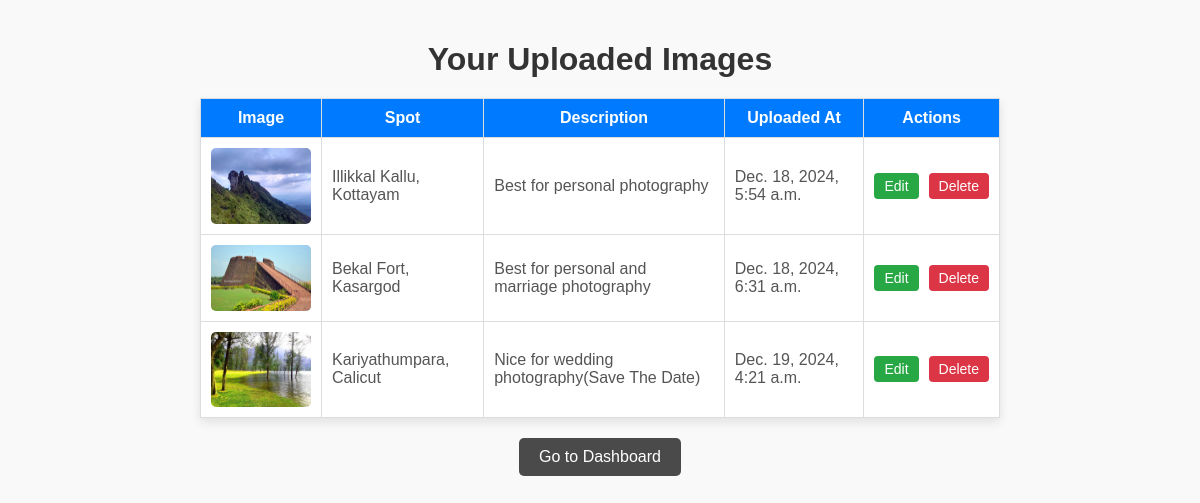
The app's page /view_images/ (signed in) with its own data.
### pixconnectapp/models.py (models this page shows, shortened)
class PhotographyImages(models.Model):
    photographer = models.ForeignKey(PhotomanDetails, on_delete=models.CASCADE, related_name='working_images')
    image = models.ImageField(upload_to='working_images/')
    spot = models.CharField(max_length=100)
    description = models.TextField(blank=True, null=True)
    uploaded_at = models.DateTimeField(auto_now_add=True)

### pixconnectapp/views.py (the view)
# urls.py: path('view_images/', views.view_images, name='view_images'),
@login_required
def view_images(request):
    try:
        photographer = request.user.photomandetails
    except AttributeError:
        return render(request, 'error.html', {'message': 'You do not have permission to view images.'})
    images = PhotographyImages.objects.filter(photographer=photographer)
    return render(request, 'view_image.html', {'images': images})

### templates/view_image.html (shortened to what this page needs)
<!DOCTYPE html>
<html lang="en">
<head>
</head>
<body>
    <h1>Your Uploaded Images</h1>
    {% if images %}
        <table>
            <thead>
                <tr>
                    <th>Image</th>
                    <th>Spot</th>
                    <th>Description</th>
                    <th>Uploaded At</th>
                    <th>Actions</th>
                </tr>
            </thead>
            <tbody>
                {% for image in images %}
                <tr>
                    <td>
                        <img src="{{ image.image.url }}" alt="{{ image.spot }}" width="100">
                    </td>
                    <td>{{ image.spot }}</td>
                    <td>{{ image.description }}</td>
                    <td>{{ image.uploaded_at }}</td>
                    <td>
                        <div class="action-buttons">
                            <a href="{% url 'edit_image' image.id %}" class="btn btn-edit">Edit</a>
                            <a href="{% url 'delete_image' image.id %}" class="btn btn-delete">Delete</a>
                        </div>
                    </td>
                </tr>
                {% endfor %}
            </tbody>
        </table>
        <a href="{% url 'photographer_dashboard' %}" class="dashboard-btn">Go to Dashboard</a>
    {% else %}
        <p class="no-images">No images found.</p>
        <a href="{% url 'photographer_dashboard' %}" class="dashboard-btn">Go to Dashboard</a>
    {% endif %}
</body>
</html>

### templates/view_image.html (style rules this page uses)
body { font-family: Arial, sans-serif; background-color: #f9f9f9; margin: 0; padding: 0; display: flex; flex-direction: column; align-items: center; padding: 20px; }
h1 { color: #333; margin-bottom: 20px; }
table { width: 90%; max-width: 800px; border-collapse: collapse; background: #fff; box-shadow: 0 4px 10px rgba(0, 0, 0, 0.1); margin: 0 auto; text-align: left; }
th, td { padding: 10px; border: 1px solid #ddd; }
th { background-color: #007BFF; color: white; text-align: center; }
td { color: #555; }
img { display: block; margin: 0 auto; border-radius: 5px; }
.action-buttons { display: flex; gap: 10px; justify-content: center; }
.btn { display: inline-block; padding: 5px 10px; font-size: 14px; border-radius: 4px; text-decoration: none; text-align: center; transition: background-color 0.3s ease, color 0.3s ease; }
.btn-edit { background-color: #28a745; color: white; border: none; }
.btn-delete { background-color: #dc3545; color: white; border: none; }
.dashboard-btn { background-color: #4A4A4A; color: white; padding: 10px 20px; border-radius: 5px; text-decoration: none; display: inline-block; margin-top: 20px; font-size: 16px; }

### records on screen
PhotographyImages: image (picture), spot "Illikkal Kallu, Kottayam", description "Best for personal photography", uploaded_at "Dec. 18, 2024, 5:54 a.m."
PhotographyImages: image (picture), spot "Bekal Fort, Kasargod", description "Best for personal and marriage photography", uploaded_at "Dec. 18, 2024, 6:31 a.m."
PhotographyImages: image (picture), spot "Kariyathumpara, Calicut", description "Nice for wedding photography(Save The Date)", uploaded_at "Dec. 19, 2024, 4:21 a.m."
